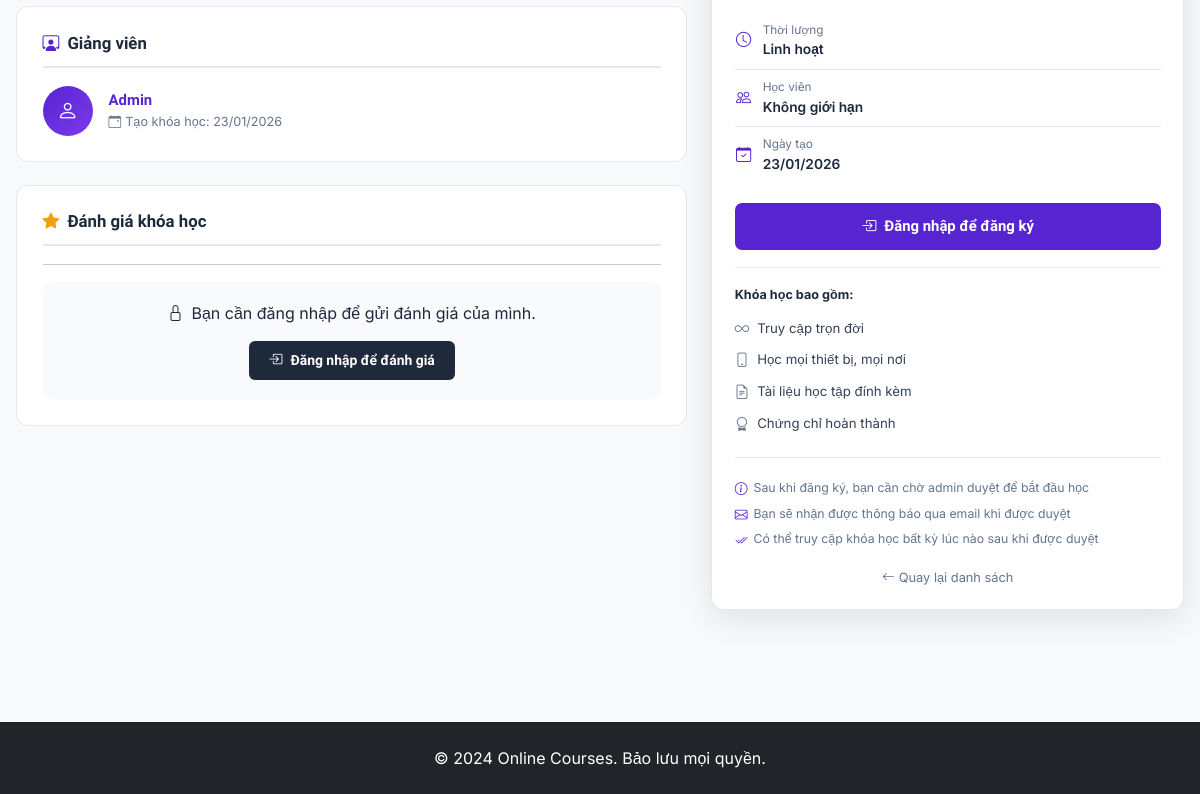
The page /courses/16/ (lower part) on the database as committed earlier.
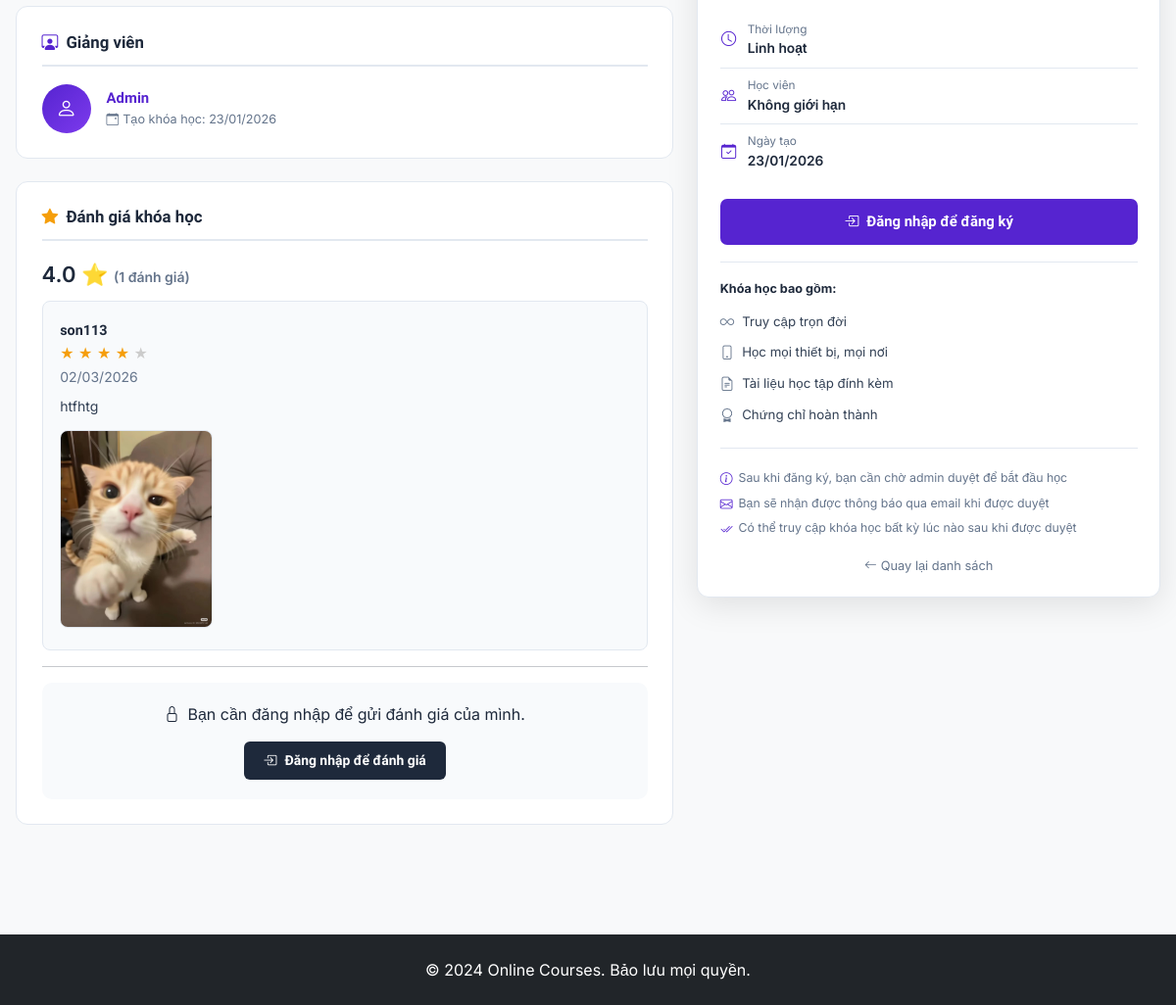
The same page on the database as committed later.
### courses/models.py (models this page shows, shortened)
class Review(models.Model):
    course = models.ForeignKey(
        Course,
        on_delete=models.CASCADE,
        related_name='reviews',
        verbose_name="Khóa học"
    )
    user = models.ForeignKey(
        User,
        on_delete=models.CASCADE,
        verbose_name="Học viên"
    )
    rating = models.IntegerField(
        validators=[MinValueValidator(1), MaxValueValidator(5)],
        verbose_name="Số sao (1-5)"
    )
    comment = models.TextField(verbose_name="Nhận xét")
    image = models.ImageField(
        upload_to='reviews/',
        blank=True,
        null=True,
        verbose_name="Ảnh đính kèm"
    )
    admin_reply = models.TextField(
        blank=True,
        null=True,
        verbose_name="Phản hồi từ Admin"
    )
    is_visible = models.BooleanField(
        default=True,
        verbose_name="Hiển thị công khai"
    )
    created_at = models.DateTimeField(auto_now_add=True)
    class Meta:
        verbose_name = "Đánh giá"
        verbose_name_plural = "Đánh giá"
        ordering = ['-created_at']
        unique_together = ['course', 'user']

### courses/views.py (the view, shortened to what this page needs)
# urls.py: path('<int:pk>/', views.course_detail, name='course_detail'),
def course_detail(request, pk):
    course = get_object_or_404(
        Course,
        pk=pk,
        status='approved'
    )
    is_enrolled = False
    enrollment_status = None
    reviews = Review.objects.filter(
        course=course,
        is_visible=True
    ).select_related('user').order_by('-created_at')
    average_rating = reviews.aggregate(Avg('rating'))['rating__avg']
    context = {
        'course': course,
        'is_enrolled': is_enrolled,
        'enrollment_status': enrollment_status,
        'reviews': reviews,
        'average_rating': round(average_rating, 1) if average_rating else None,
    }
    return render(request, 'courses/course_detail.html', context)

### templates/courses/course_detail.html (shortened to what the changed rows need)
{% extends "base.html" %}
{% block content %}
<div class="page-body">
    <div class="row g-4 align-items-start">
        <div class="col-12 col-lg-7">
            <div class="section-card">
                <h4><i class="bi bi-star-fill" style="color:var(--accent)"></i>Đánh giá khóa học</h4>
                {% if average_rating %}
                <div style="font-size:22px;font-weight:600;margin-bottom:10px;">
                    {{ average_rating }} ⭐
                    <span style="font-size:14px;color:#64748b">
                        ({{ reviews.count }} đánh giá)
                    </span>
                </div>
                {% endif %}
                {% for review in reviews %}
    <div class="review-card">
        <strong>{{ review.user.username }}</strong>
        <div>
            {% for i in "12345" %}
                {% if forloop.counter <= review.rating %}
                    <span style="color:#f59e0b">★</span>
                {% else %}
                    <span style="color:#ccc">★</span>
                {% endif %}
            {% endfor %}
        </div>
        <small style="color:#64748b">
            {{ review.created_at|date:"d/m/Y" }}
        </small>
        <p style="margin-top:8px;">{{ review.comment }}</p>
        {% if review.image %}
        <div style="margin-top:12px;">
            <div style="border:1px solid #e2e8f0;border-radius:8px;overflow:hidden;display:inline-block;">
                <a href="{{ review.image.url }}" target="_blank" style="display:block;">
                    <img src="{{ review.image.url }}"
                         style="max-width:200px;max-height:200px;object-fit:cover;"
                         alt="Ảnh đính kèm đánh giá">
                </a>
            </div>
        </div>
        {% endif %}
    </div>
{% endfor %}
                {% if user.is_authenticated %}
                    <hr>
                    <form method="POST" action="{% url 'courses:add_review' course.pk %}" enctype="multipart/form-data">
                        {% csrf_token %}
                        <label>Đánh giá sao:</label>
                        <select name="rating" required class="form-control mb-2">
                            <option value="">Chọn sao</option>
                            <option value="5">5⭐</option>
                            <option value="4">4 ⭐</option>
                            <option value="3">3 ⭐</option>
                            <option value="2">2 ⭐</option>
                            <option value="1">1 ⭐</option>
                        </select>
                        <textarea name="comment" class="form-control mb-2"
                                  placeholder="Viết nhận xét của bạn..." required></textarea>
                        <div class="mb-2">
                            <label class="form-label" style="font-size:.87rem;color:#334155;">Ảnh đính kèm (tùy chọn):</label>
                            <input type="file" name="image" class="form-control"
                                   accept="image/*"
                                   style="font-size:.85rem;">
                            <div class="form-text" style="font-size:.75rem;color:#64748b;">
                                <i class="bi bi-info-circle me-1"></i>
                                Định dạng: JPG, PNG, GIF, WEBP. Tối đa 3MB.
                            </div>
                        </div>
                        <button class="btn btn-warning">Gửi đánh giá</button>
                    </form>
                {% else %}
                    <hr>
                    <div style="padding:20px;background:#f8fafc;border-radius:10px;text-align:center;">
                        <p><i class="bi bi-lock me-2"></i>Bạn cần đăng nhập để gửi đánh giá của mình.</p>
                        <a href="{% url 'login' %}" class="btn btn-dark">
                        </a>
                    </div>
                {% endif %}
            </div>
        </div>
    </div>
</div>
{% endblock %}

Rows that differ between the two databases and show on the page:
added Review: user.username "son113", rating 4 (drawn), created_at "02/03/2026", comment "htfhtg", image (picture)
Other text that changed with them:
{{ average_rating }}: (not shown) → "4.0"
{{ reviews.count }}: (not shown) → "1"
text now shown: "⭐ ( đánh giá)"
